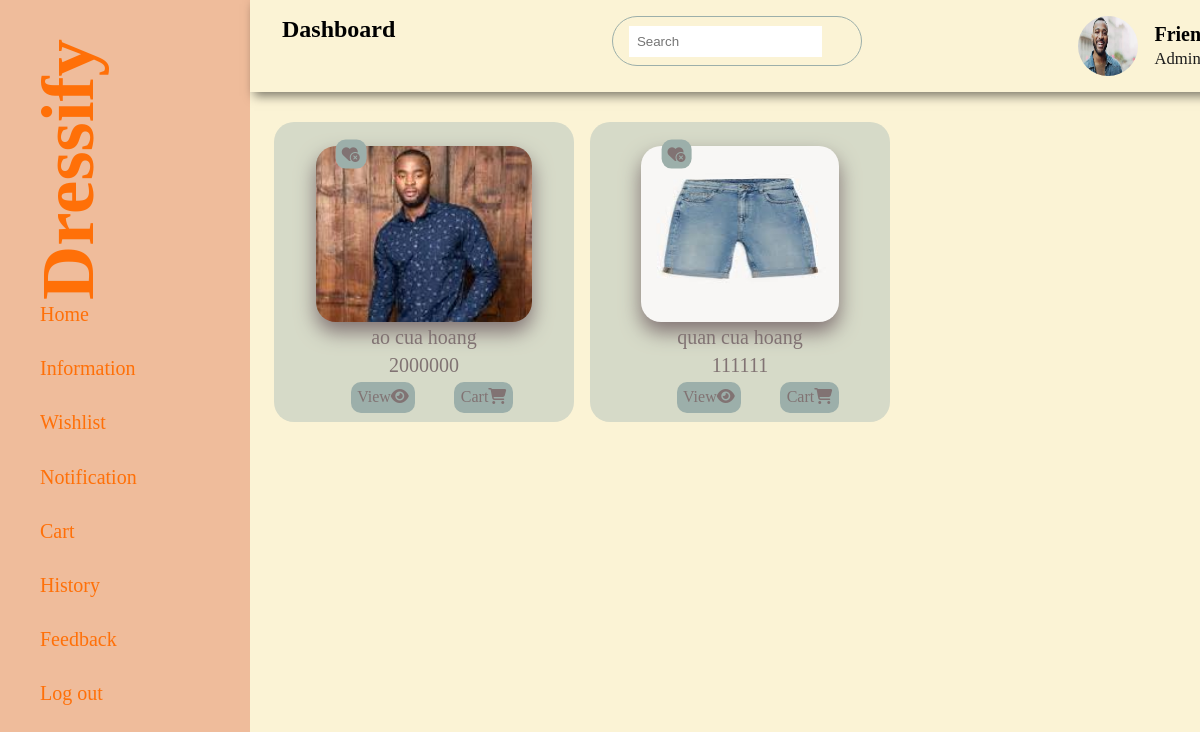
The page /role/customer/CustomerWishlist.php (signed in) on the database its author committed.
### tables this page shows
CREATE TABLE `products` (
  `product_id` int(255) NOT NULL,
  `owner_id` int(255) NOT NULL,
  `product_name` varchar(255) NOT NULL,
  `description` varchar(255) NOT NULL,
  `price` varchar(255) NOT NULL,
  `category` varchar(255) NOT NULL,
  `image3` varchar(255) NOT NULL,
  `image1` varchar(255) NOT NULL,
  `image2` varchar(255) NOT NULL,
  `stock` int(255) NOT NULL,
  `approve` varchar(255) NOT NULL DEFAULT 'false'
);

### role/customer/CustomerWishlist.php (the view, shortened to what this page needs)
<?php
    include '../../ConnectDB.php';
?>
<!DOCTYPE html>
<html lang="en">
<head>
    <link rel="stylesheet" href="AdminStyle.css">
    <link rel= "stylesheet" href= "https://maxst.icons8.com/vue-static/landings/line-awesome/line-awesome/1.3.0/css/line-awesome.min.css" >
    <link rel="stylesheet" href="https://cdnjs.cloudflare.com/ajax/libs/font-awesome/6.4.2/css/all.min.css">
</head>
<body>
<?php include 'CustomerSidebar.php'; ?>
<div class="main-content">
    <main>
        <div class="cards-list">
            <?php
                $wish_products = mysqli_query($conn, "SELECT * FROM wishlist WHERE cus_id='$_SESSION[cus_id]'") or die('Query failed');
                if (mysqli_num_rows($wish_products) > 0){
                    while($fetch_wish = mysqli_fetch_assoc($wish_products)){
                        $select_products = mysqli_query($conn, "SELECT * FROM products WHERE product_id='$fetch_wish[product_id]'") or die('Query failed');
                        if (mysqli_num_rows($select_products) > 0){
                            while($fetch_products = mysqli_fetch_assoc($select_products)){
                                if ($fetch_products['approve'] == 'True'){
            ?>
                <div class="card-list-single">
                    <div>
                        <a href="CustomerWishlist.php?delete-wishlist=<?php echo $fetch_products['product_id']; ?>" class="wish" onclick = "return confirm('Delete from wishlist');"><i class="fa-solid fa-heart-circle-xmark"></i></a>
                        <img src = "../../img/product/<?php echo $fetch_products['image1'];?>">
                        <div class="list-content"><?php echo $fetch_products['product_name'] ?></div>
                        <div class="list-content"><?php echo $fetch_products['price'] ?></div>
                        <div>
                            <a href="CustomerProductlisting.php?view=<?php echo $fetch_products['product_id']; ?>" class="edit">View <i class="fa-solid fa-eye"></i></a>
                            <a href="CustomerProductlisting.php?add-cart=<?php echo $fetch_products['product_id']; ?>" class="delete" onclick="return confirm('Added to cart!!');">Cart <i class="fa-solid fa-shopping-cart"></i></a>
                        </div>
                    </div>
                </div>
            <?php
                                }
                            }
                        }
                    }
                }
            ?>
        </div>
    </main>
</div>
</body>
</html>

### role/admin/AdminStyle.css (style rules this page uses)
:root { --theme-color:#FBF3D5; --bright-orange:#efbc9b; --dark-orange:#ff7008; --bright-green:#D6DAC8; --dark-green:#9CAFAA; --black:#1c1c1c; --red-murrey:#817373; --bright-yellow:#F5D8B8; }
* { padding: 0; margin: 0; box-sizing: border-box; list-style-type: none; text-decoration: none; }
body { background-color: var(--theme-color); }
.main-content { margin: 0; padding: 0; background-color: var(--theme-color); width: calc(100% - 250px); margin-left: 250px; }
main { margin-top: 50px; padding: 2rem 1.5rem; min-height: calc(100vh - 90); }
.cards-list { margin-top: 40px; display: grid; grid-template-columns: repeat(4, 1fr); grid-gap: 1rem; }
.card-list-single { display: flex; background: var(--bright-green); padding: 1.5rem; border-radius: 20px; width: 300px; height: 300px; justify-content: center; }
.card-list-single img { width: 100%; height: 70%; filter: drop-shadow( 0 10px 10px var(--red-murrey) ); border-radius: 20px; }
.card-list-single .list-content { display: flex; justify-content: center; color: var(--red-murrey); font-size: 20px; padding-bottom: 0.3rem; }
.card-list-single a { display: inline-flex; justify-content:space-between; margin-left: 2.2rem; background: var(--dark-green); padding: .4rem; border-radius: 10px; color: var(--red-murrey); }
.wish { position: absolute; margin-top: .5rem; transform: translate(-50%, -50%); z-index: 2; }

### rows shown on the page
products: image1 (picture), product_name "ao cua hoang", price "2000000"
products: image1 (picture), product_name "quan cua hoang", price "111111"
